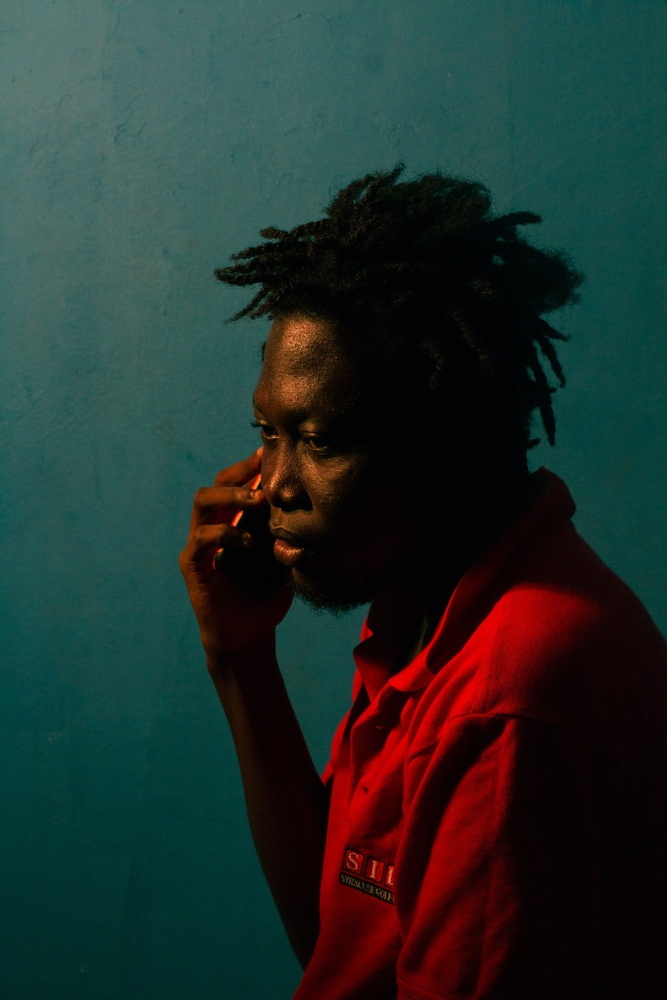
#> input picture pexels-hashtag-melvin-10556271.jpg, 667 x 1000 px, shrunk from 3456 x 5184 before the run
$ jupyter execute --allow-errors LGM_image_to_sketch_begineer.ipynb
#> lines starting #> are read from the running program, lines starting #| are printed output that depends on the picture
#**Image to Sketch**

**Import Libraries**

[cell 1]
import cv2
import matplotlib.pyplot as plt

**Read Photo**

[cell 2]
img=cv2.imread("pexels-hashtag-melvin-10556271.jpg")
#> img is the input picture: shape (1000, 667, 3); mean B, G, R 44.6, 48.2, 34.6

**Display Using Matplotlib**

[cell 3]
plt.imshow(img)
plt.axis(False)
plt.show()

**Convert BGR to RGB**

[cell 4]
plt.imshow(img[:,:,::-1])
plt.axis(False)
plt.show()

[cell 5]
RGB_img = cv2.cvtColor(img, cv2.COLOR_BGR2RGB)
plt.imshow(RGB_img)
plt.axis(False)
plt.show()

**Convert Image to a Pencil Sketch**

*Step 1: Convert to Grey Image*

[cell 6]
grey_img=cv2.cvtColor(img, cv2.COLOR_BGR2GRAY)
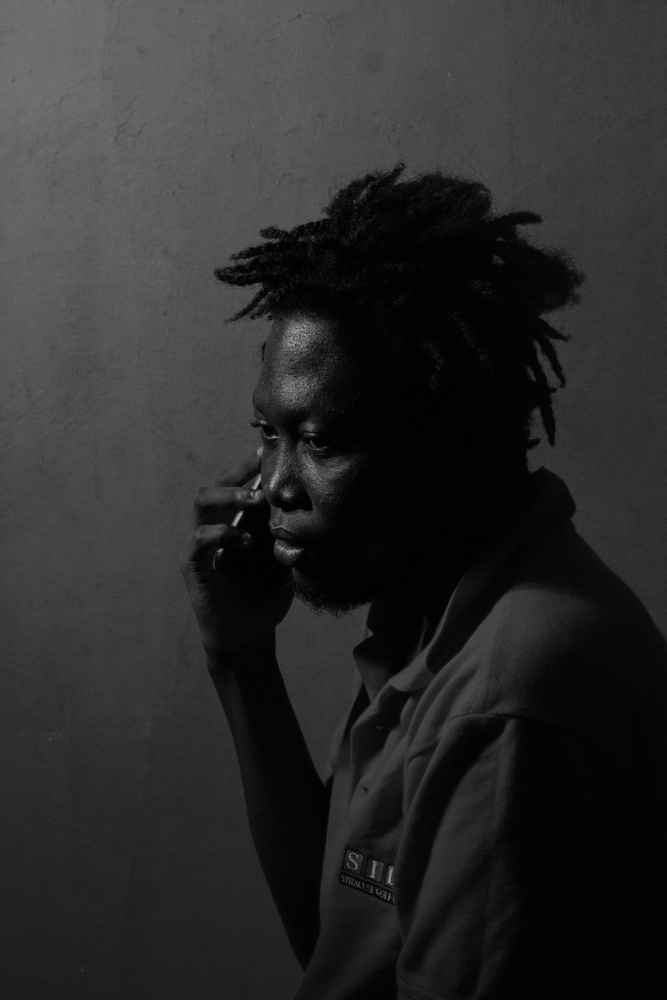
#> grey_img: shape (1000, 667); min 0, max 185, mean 43.7

*Step 2: Invert Image*

[cell 7]
invert_img=cv2.bitwise_not(grey_img)
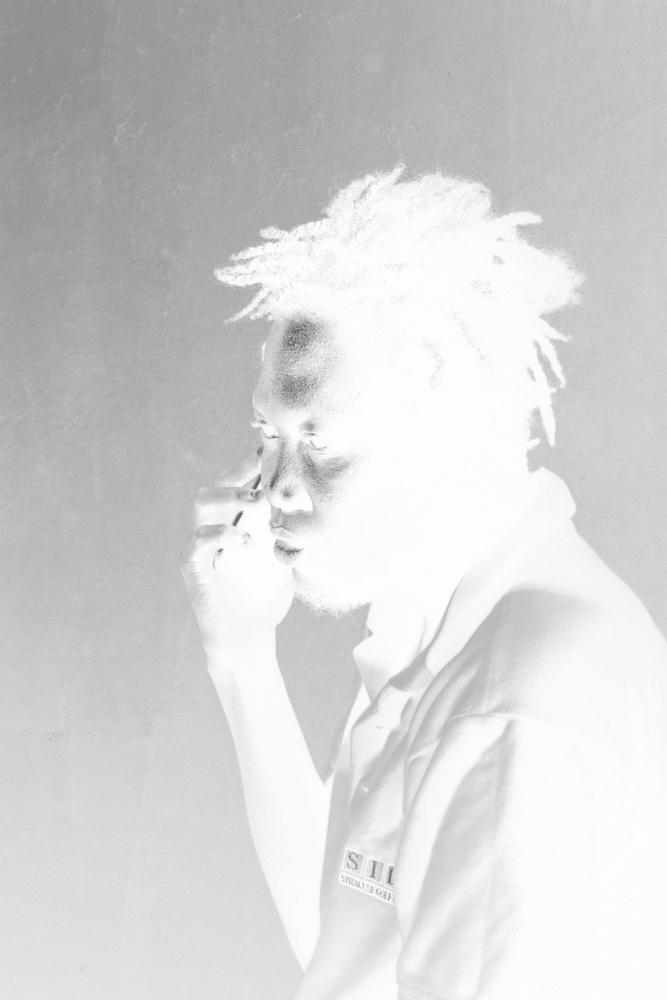
#> invert_img: shape (1000, 667); min 70, max 255, mean 211.3
#invert_img=255-grey_img

*Step 3: Blur image*

[cell 8]
blur_img=cv2.GaussianBlur(invert_img, (111,111),0)
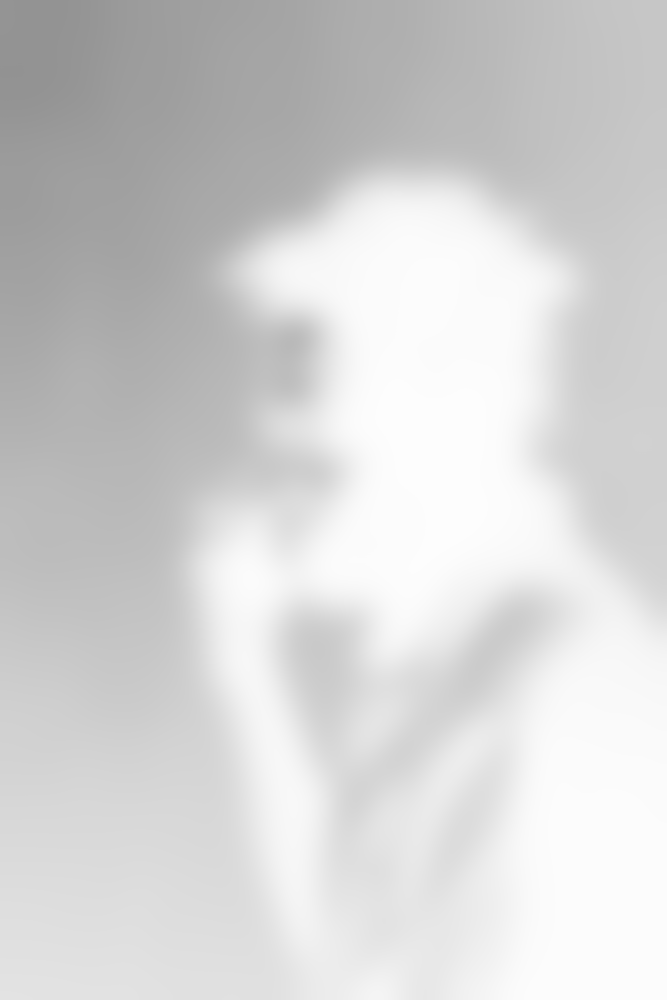
#> blur_img: shape (1000, 667); min 146, max 253, mean 211.3

*Step 4: Invert Blurred Image*

[cell 9]
invblur_img=cv2.bitwise_not(blur_img)
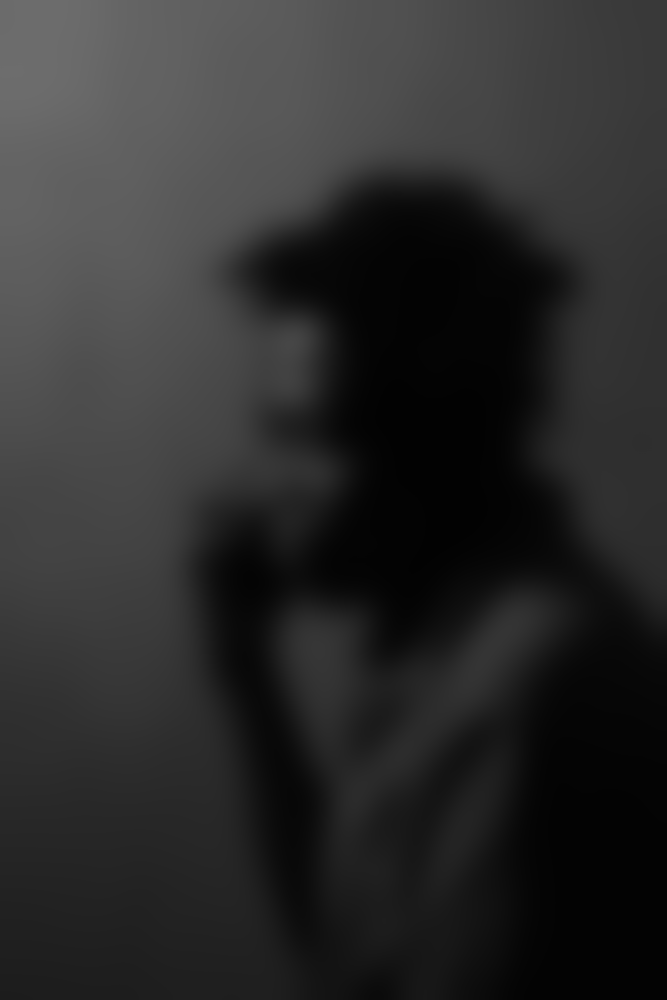
#> invblur_img: shape (1000, 667); min 2, max 109, mean 43.7
#invblur_img=255-blur_img

*Step 5: Sketch*

[cell 10]
sketch_img=cv2.divide(grey_img,invblur_img, scale=256.0)
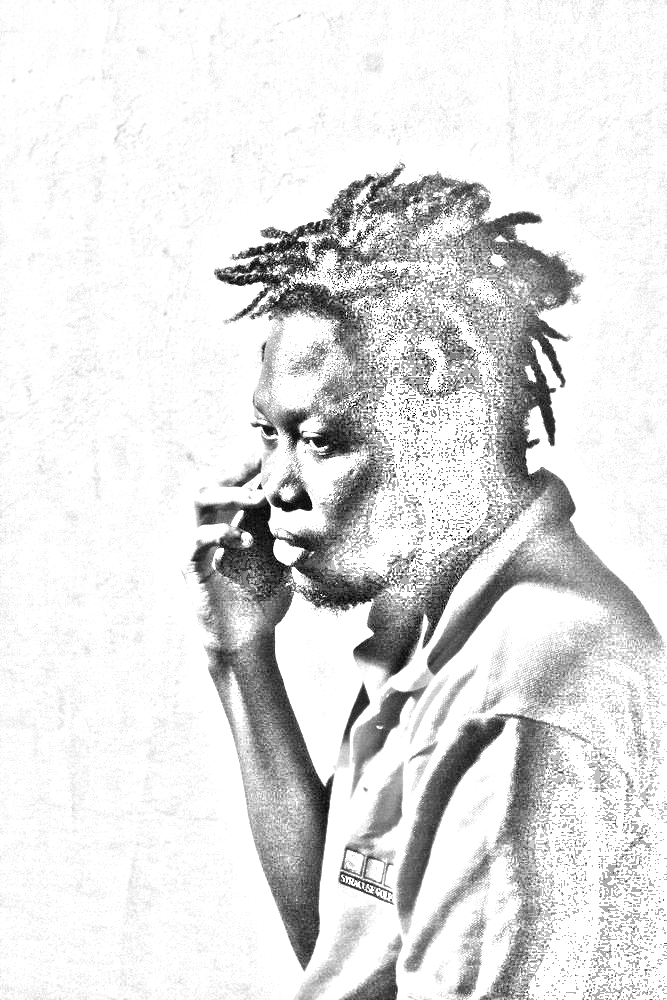
#> sketch_img: shape (1000, 667); min 0, max 255, mean 224.2

*Step 6: Save Sketch*

#> (a cell that did not finish here is left out)

*Step 7: Display sketch*

[cell 12]
img2 = cv2.imread("sketch.png")
#> (the rest of this cell did not finish here and is left out)

**Original Image vs Sketch**

[cell 13]
plt.figure(figsize=(14,8))
plt.subplot(1,2,1)
plt.title('Original image', size=18)
plt.imshow(RGB_img)
plt.axis('off')
plt.subplot(1,2,2)
plt.title('Sketch', size=18)
rgb_sketch=cv2.cvtColor(sketch_img, cv2.COLOR_BGR2RGB)
plt.imshow(rgb_sketch)
plt.axis('off')
plt.show()
